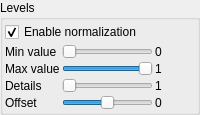
       <widget class="QGroupBox" name="groupBoxHeightProcessing">
        <property name="toolTip">
         <string>&lt;html&gt;&lt;head/&gt;&lt;body&gt;&lt;p&gt;Clamp the RGB components of the pixel color to range (Min. value, Max. value).&lt;/p&gt;&lt;/body&gt;&lt;/html&gt;</string>
        </property>
        <property name="title">
         <string>Levels</string>
        </property>
        <layout class="QVBoxLayout" name="verticalLayout_8">
         <property name="spacing">
          <number>2</number>
         </property>
         <property name="leftMargin">
          <number>2</number>
         </property>
         <property name="topMargin">
          <number>2</number>
         </property>
         <property name="rightMargin">
          <number>2</number>
         </property>
         <property name="bottomMargin">
          <number>2</number>
         </property>
         <item>
          <widget class="QCheckBox" name="checkBoxHeightProcEnableNormalization">
           <property name="text">
            <string>Enable normalization</string>
           </property>
           <property name="checked">
            <bool>true</bool>
           </property>
          </widget>
         </item>
         <item>
          <layout class="QGridLayout" name="gridLayout_10">
           <item row="0" column="0">
            <widget class="QLabel" name="label_49">
             <property name="text">
              <string>Min value</string>
             </property>
            </widget>
           </item>
           <item row="2" column="1">
            <widget class="QSlider" name="horizontalSliderHeightAveRadius">
             <property name="minimum">
              <number>1</number>
             </property>
             <property name="maximum">
              <number>100</number>
             </property>
             <property name="pageStep">
              <number>0</number>
             </property>
             <property name="orientation">
              <enum>Qt::Horizontal</enum>
             </property>
            </widget>
           </item>
           <item row="0" column="1">
            <widget class="QSlider" name="horizontalSliderHeightProcMinValue">
             <property name="maximum">
              <number>200</number>
             </property>
             <property name="pageStep">
              <number>0</number>
             </property>
             <property name="orientation">
              <enum>Qt::Horizontal</enum>
             </property>
            </widget>
           </item>
           <item row="1" column="2">
            <widget class="QLabel" name="labelHeightProcMaxValue">
             <property name="text">
              <string>1</string>
             </property>
            </widget>
           </item>
           <item row="2" column="2">
            <widget class="QLabel" name="label_52">
             <property name="text">
              <string>1</string>
             </property>
            </widget>
           </item>
           <item row="2" column="0">
            <widget class="QLabel" name="label_50">
             <property name="text">
              <string>Details</string>
             </property>
            </widget>
           </item>
           <item row="1" column="1">
            <widget class="QSlider" name="horizontalSliderHeightProcMaxValue">
             <property name="maximum">
              <number>200</number>
             </property>
             <property name="pageStep">
              <number>0</number>
             </property>
             <property name="value">
              <number>200</number>
             </property>
             <property name="orientation">
              <enum>Qt::Horizontal</enum>
             </property>
            </widget>
           </item>
           <item row="1" column="0">
            <widget class="QLabel" name="label_51">
             <property name="text">
              <string>Max value</string>
             </property>
            </widget>
           </item>
           <item row="0" column="2">
            <widget class="QLabel" name="labelHeightProcMinValue">
             <property name="minimumSize">
              <size>
               <width>40</width>
               <height>0</height>
              </size>
             </property>
             <property name="text">
              <string>0</string>
             </property>
            </widget>
           </item>
           <item row="3" column="0">
            <widget class="QLabel" name="label_35">
             <property name="text">
              <string>Offset</string>
             </property>
            </widget>
           </item>
           <item row="3" column="1">
            <widget class="QSlider" name="horizontalSliderHeightOffsetValue">
             <property name="minimum">
              <number>-100</number>
             </property>
             <property name="maximum">
              <number>100</number>
             </property>
             <property name="pageStep">
              <number>0</number>
             </property>
             <property name="orientation">
              <enum>Qt::Horizontal</enum>
             </property>
            </widget>
           </item>
           <item row="3" column="2">
            <widget class="QLabel" name="label_61">
             <property name="text">
              <string>0</string>
             </property>
            </widget>
           </item>
          </layout>
         </item>
        </layout>
       </widget>
